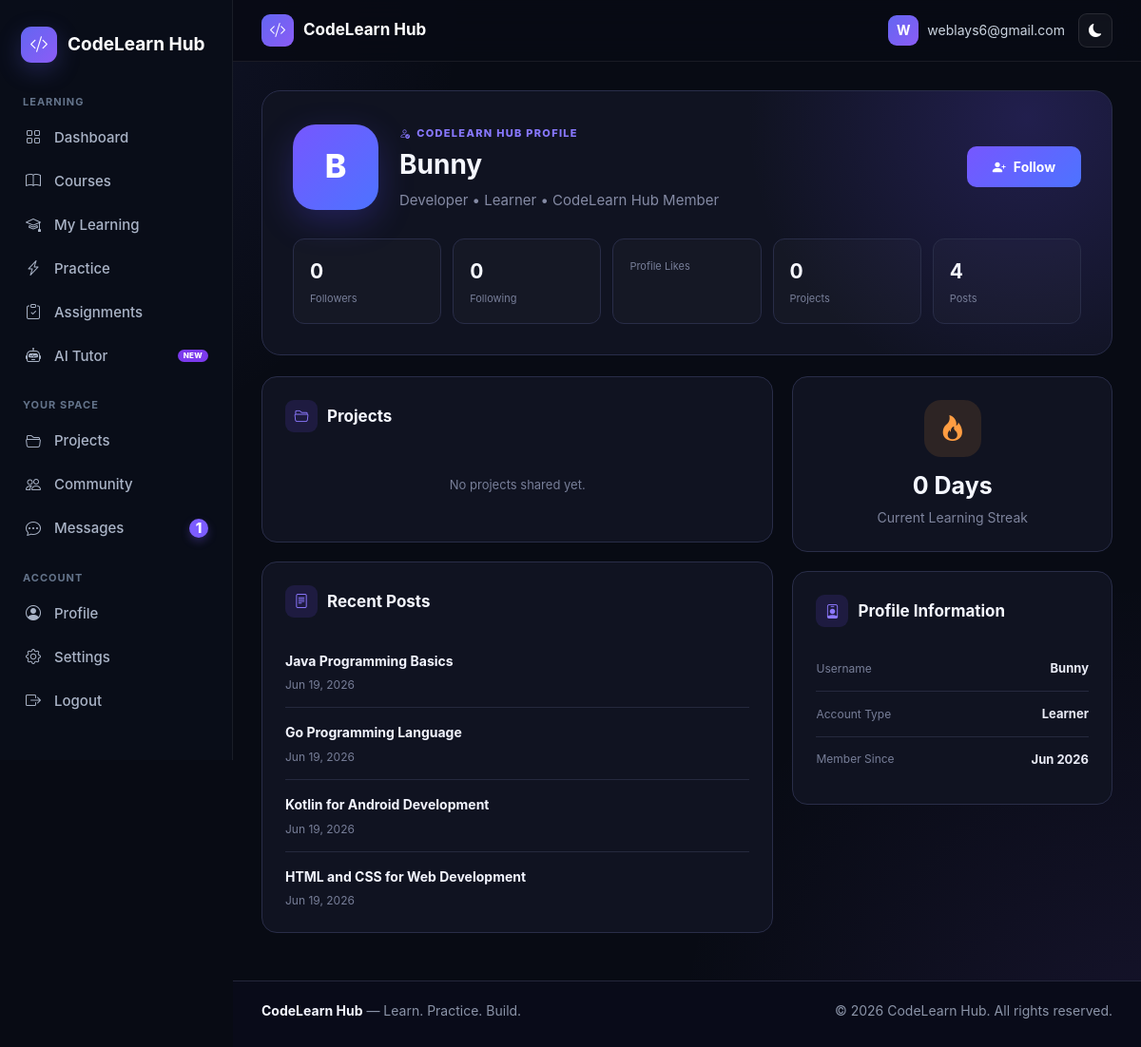
The page /profile/3/ (signed in) on the database its author committed.
### blog/models.py (models this page shows, shortened)
class Post(models.Model):
    STATUS_CHOICES = [
        ('DRAFT', 'Draft'),
        ('PUBLISHED', 'Published'),
        ('ARCHIVED', 'Archived'),
    ]
    CATEGORY_CHOICES = [
        ('Python', 'Python'),
        ('Django', 'Django'),
        ('AI', 'AI'),
        ('Java', 'Java'),
        ('JavaScript', 'JavaScript'),
        ('C++', 'C++'),
        ('C#', 'C#'),
        ('PHP', 'PHP'),
        ('Ruby', 'Ruby'),
        ('Go', 'Go'),
        ('Swift', 'Swift'),
        ('Kotlin', 'Kotlin'),
        ('Rust', 'Rust'),
        ('TypeScript', 'TypeScript'),
        ('SQL', 'SQL'),
        ('HTML/CSS', 'HTML/CSS'),
        ('Other', 'Other'),
    ]
    DIFFICULTY_CHOICES = [
        ('Beginner', 'Beginner'),
        ('Intermediate', 'Intermediate'),
        ('Advanced', 'Advanced'),
    ]
    title = models.CharField(
        max_length=100
    )
    category = models.CharField(
        max_length=20,
        choices=CATEGORY_CHOICES,
        default='Python'
    )
    description = models.TextField(
        blank=True
    )
    difficulty = models.CharField(
        max_length=20,
        choices=DIFFICULTY_CHOICES,
        default='Beginner'
    )
    what_you_learn = models.TextField(
        blank=True
    )
    content = models.TextField()
    status = models.CharField(
        max_length=20,
        choices=STATUS_CHOICES,
        default='PUBLISHED',
    )
    sequential_learning = models.BooleanField(default=False)
    image = models.ImageField(
        upload_to='posts/',
        blank=True,
        null=True
    )
    author = models.ForeignKey(
        User,
        on_delete=models.CASCADE
    )
    created_at = models.DateTimeField(
        auto_now_add=True
    )

### blog/views.py (the view)
@login_required
def user_profile(request, user_id):
    profile_user = get_object_or_404(
        User,
        id=user_id
    )
    posts = Post.objects.filter(
        author=profile_user
    ).order_by("-created_at")
    projects = Project.objects.filter(
        owner=profile_user
    ).order_by("-created_at")
    user_profile, created = UserProfile.objects.get_or_create(
        user=profile_user
    )
    follower_count = FollowRequest.objects.filter(
        receiver=profile_user,
        status="ACCEPTED"
    ).count()
    following_count = FollowRequest.objects.filter(
        sender=profile_user,
        status="ACCEPTED"
    ).count()
    is_owner = request.user == profile_user
    is_following = FollowRequest.objects.filter(
        sender=request.user,
        receiver=profile_user,
        status="ACCEPTED"
    ).exists()
    outgoing_pending = FollowRequest.objects.filter(
        sender=request.user,
        receiver=profile_user,
        status="PENDING"
    ).exists()
    incoming_request = FollowRequest.objects.filter(
            sender=profile_user,
            receiver=request.user,
            status="PENDING"
    ).first()
    incoming_pending = incoming_request is not None
    context = {
        "profile_user": profile_user,
        "user_profile": user_profile,
        "posts": posts,
        "projects": projects,
        "post_count": posts.count(),
        "project_count": projects.count(),
        "follower_count": follower_count,
        "following_count": following_count,
        "is_owner": is_owner,
        "is_following": is_following,
        "outgoing_pending": outgoing_pending,
        "incoming_pending": incoming_pending,
        "incoming_request_id": (
            incoming_request.id
            if incoming_request
            else None
),
    }
    return render(
        request,
        "blog/user_profile.html",
        context
    )

### blog/context_processors.py (called while the page is built)
def site_name(request):
    return {
        "SITE_NAME": settings.SITE_NAME
    }

def unread_message_count(request):
    if not request.user.is_authenticated:
        return {
            "UNREAD_MESSAGE_COUNT": 0
        }
    count = Message.objects.filter(
        Q(conversation__project_owner=request.user) |
        Q(conversation__participant=request.user),
        is_read=False
    ).exclude(
        sender=request.user
    ).count()
    return {
        "UNREAD_MESSAGE_COUNT": count
    }

### templates/blog/user_profile.html (shortened to what this page needs)
{% extends "blog/base.html" %}
{% load static %}
{% block content %}
<div class="user-profile-page">
    <section class="user-profile-hero">
        <div class="user-profile-main">
            <div class="user-profile-avatar">
                {{ profile_user.username|first|upper }}
            </div>
            <div class="user-profile-info">
                <div class="user-profile-label">
                    <i class="bi bi-person-check"></i>
                    CodeLearn Hub Profile
                </div>
                <h1>
                    {{ profile_user.username }}
                </h1>
                <p>
                    Developer • Learner • CodeLearn Hub Member
                </p>
            </div>
            {% if not is_owner %}
            <div class="profile-action-group">
                {% if is_following %}
                    <button
                        type="button"
                        class="profile-connect-btn profile-follow-btn following"
                        data-action="unfollow"
                        data-url="{% url 'blog:unfollow_user' profile_user.id %}"
                    >
                        <i class="bi bi-person-check-fill"></i>
                        Following
                    </button>
                {% else %}
                    <button
                        type="button"
                        class="profile-connect-btn profile-follow-btn"
                        data-action="follow"
                        data-url="{% url 'blog:send_follow_request' profile_user.id %}"
                    >
                        <i class="bi bi-person-plus-fill"></i>
                        Follow
                    </button>
                {% endif %}
            </div>
            {% endif %}
        </div>
        <div class="profile-stats">
            <div class="profile-stat">
                <strong>
                    {{ follower_count }}
                </strong>
                <span>
                    Followers
                </span>
            </div>
            <div class="profile-stat">
                <strong>
                    {{ following_count }}
                </strong>
                <span>
                    Following
                </span>
            </div>
            <div class="profile-stat">
                <span>
                    Profile Likes
                </span>
            </div>
            <div class="profile-stat">
                <strong>
                    {{ project_count }}
                </strong>
                <span>
                    Projects
                </span>
            </div>
            <div class="profile-stat">
                <strong>
                    {{ post_count }}
                </strong>
                <span>
                    Posts
                </span>
            </div>
        </div>
    </section>
    <div class="profile-content-grid">
        <div>
            <section class="profile-card">
                <div class="profile-card-header">
                    <i class="bi bi-folder2-open"></i>
                    <h2>
                        Projects
                    </h2>
                </div>
                {% for project in projects %}
                <div class="profile-project">
                    <div class="profile-project-info">
                        <strong>
                            {{ project.title }}
                        </strong>
                        <span>
                            {{ project.short_description }}
                        </span>
                    </div>
                    <a
                        href="{% url 'blog:project_detail' project.pk %}"
                        class="profile-project-link"
                        title="View Project"
                    >
                        <i class="bi bi-arrow-up-right"></i>
                    </a>
                </div>
                {% empty %}
                <div class="profile-empty">
                    No projects shared yet.
                </div>
                {% endfor %}
            </section>
            <section class="profile-card">
                <div class="profile-card-header">
                    <i class="bi bi-file-text"></i>
                    <h2>
                        Recent Posts
                    </h2>
                </div>
                {% for post in posts %}
                <div class="profile-project">
                    <div class="profile-project-info">
                        <strong>
                            {{ post.title }}
                        </strong>
                        <span>
                            {{ post.created_at|date:"M d, Y" }}
                        </span>
                    </div>
                </div>
                {% empty %}
                <div class="profile-empty">
                    No posts yet.
                </div>
                {% endfor %}
            </section>
        </div>
        <div>
            <section class="profile-card streak-card">
                <div class="streak-icon">
                    <i class="bi bi-fire"></i>
                </div>
                <h3>
                    0 Days
                </h3>
                <p>
                    Current Learning Streak
                </p>
            </section>
            <section class="profile-card">
                <div class="profile-card-header">
                    <i class="bi bi-person-badge"></i>
                    <h2>
                        Profile Information
                    </h2>
                </div>
                <div class="profile-info-row">
                    <span>
                        Username
                    </span>
                    <strong>
                        {{ profile_user.username }}
                    </strong>
                </div>
                <div class="profile-info-row">
                    <span>
                        Account Type
                    </span>
                    <strong>
                        Learner
                    </strong>
                </div>
                <div class="profile-info-row">
                    <span>
                        Member Since
                    </span>
                    <strong>
                        {{ profile_user.date_joined|date:"M Y" }}
                    </strong>
                </div>
            </section>
        </div>
    </div>
</div>
{% endblock %}

### templates/blog/includes/navbar.html
<nav class="top-navbar">
    <div class="top-navbar-left">
        <a href="{% url 'blog:dashboard' %}" class="navbar-brand">
            <div class="navbar-brand-icon">
                <i class="bi bi-code-slash"></i>
            </div>
           <span>{{ SITE_NAME }}</span>
        </a>
    </div>
    <div class="top-navbar-right">
        {% if user.is_authenticated %}
            <div class="navbar-user">
                <div class="navbar-avatar">
                    {{ user.email|first|upper }}
                </div>
                <span>
                    {{ user.email }}
                </span>
            </div>
        {% endif %}
        <button
            type="button"
            class="theme-toggle"
            id="themeToggle"
            onclick="toggleTheme()"
            aria-label="Toggle theme"
        >
            <i class="bi bi-moon-fill" id="themeIcon"></i>
        </button>
    </div>
</nav>

### static/css/global.css (style rules this page uses)
* { box-sizing: border-box; }
html { scroll-behavior: smooth; }
body { margin: 0; min-height: 100vh; font-family: Inter, Arial, sans-serif; font-size: 15px; line-height: 1.6; background: radial-gradient( circle at top left, rgba(99, 102, 241, 0.12), transparent 30% ), radial-gradient( circle at bottom right, rgba(139, 92, 246, 0.10), transparent 30% ), #080b14; color: #f8fafc; }
a, a:hover, a:focus, a:active { text-decoration: none !important; }
p { font-size: 15px; line-height: 1.65; }
button, input, select, textarea { font-family: inherit; font-size: 14px; }
.top-navbar { position: sticky; top: 0; z-index: 900; height: 65px; margin-left: 245px; padding: 0 30px; display: flex; align-items: center; justify-content: space-between; background: rgba(8, 11, 20, 0.90); border-bottom: 1px solid rgba(255, 255, 255, 0.07); backdrop-filter: blur(14px); }
.navbar-brand { display: flex; align-items: center; gap: 10px; color: #fff; font-size: 18px; font-weight: 700; }
.navbar-brand-icon { width: 34px; height: 34px; display: flex; align-items: center; justify-content: center; border-radius: 9px; background: linear-gradient( 135deg, #6366f1, #8b5cf6 ); color: white; }
.top-navbar-right { display: flex; align-items: center; gap: 14px; }
.navbar-user { display: flex; align-items: center; gap: 9px; color: #cbd5e1; font-size: 14px; }
.navbar-avatar { width: 32px; height: 32px; display: flex; align-items: center; justify-content: center; border-radius: 9px; background: linear-gradient( 135deg, #6366f1, #8b5cf6 ); color: white; font-weight: 700; }
.theme-toggle { width: 36px; height: 36px; display: flex; align-items: center; justify-content: center; border: 1px solid rgba(255, 255, 255, 0.10); border-radius: 9px; background: rgba(255, 255, 255, 0.04); color: white; cursor: pointer; transition: 0.2s ease; }
.main-content p { font-size: 15px !important; line-height: 1.65 !important; }
.main-content button, .main-content .btn, .main-content .primary-btn, .main-content .secondary-btn, .main-content .action-btn, .main-content .view-btn, .main-content .open-btn { font-size: 14px; }
.top-navbar, .navbar-user { font-size: 14px; }
.main-content h2 { font-size: 20px; line-height: 1.3; }
.main-content h3 { font-size: 17px; line-height: 1.35; }
main.main-content p { font-size: 15px !important; line-height: 1.65 !important; }
main.main-content span:not(.badge):not(.new-badge):not(.status):not(.tag):not(.chip) { line-height: 1.45; }
main.main-content button, main.main-content input, main.main-content select, main.main-content textarea { font-size: 14px !important; }
main.main-content i.bi { font-size: revert; }
html, body { scrollbar-width: none !important; -ms-overflow-style: none !important; }

### static/css/theme.css (style rules this page uses)
:root { --bg: #080b14; --bg-secondary: #0f1422; --card: rgba(17, 24, 39, 0.88); --card-solid: #111827; --text: #f8fafc; --text-secondary: #cbd5e1; --muted: #94a3b8; --dim: #64748b; --border: rgba(255, 255, 255, 0.08); --primary: #6366f1; --primary-dark: #4f46e5; --purple: #8b5cf6; --shadow: rgba(0, 0, 0, 0.25); }

### static/css/readability.css (style rules this page uses)
:root { --readable-body-size: 15px; --readable-secondary-size: 14px; }
body { font-size: var(--readable-body-size); line-height: 1.6; }
.main-content p { font-size: var(--readable-body-size) !important; line-height: 1.65 !important; }
.top-navbar, .navbar-user { font-size: 14px; }
.navbar-brand { font-size: 17px; }
.main-content button { font-size: 14px; }
.main-content [class*="card"] p { font-size: var(--readable-secondary-size) !important; line-height: 1.6 !important; }
.bi, [class^="bi-"], [class*=" bi-"] { line-height: 1; }

### rows shown on the page
Post: title "Java Programming Basics", created_at "Jun 19, 2026"
Post: title "Go Programming Language", created_at "Jun 19, 2026"
Post: title "Kotlin for Android Development", created_at "Jun 19, 2026"
Post: title "HTML and CSS for Web Development", created_at "Jun 19, 2026"

### other values the page prints
{{ SITE_NAME }} "CodeLearn Hub"
{{ user.email|first|upper }} "W"
{{ user.email }} "weblays6@gmail.com"
{{ UNREAD_MESSAGE_COUNT }} "1"
{{ profile_user.username|first|upper }} "B"
{{ profile_user.username }} "Bunny"
{{ follower_count }} "0"
{{ following_count }} "0"
{{ project_count }} "0"
{{ post_count }} "4"
{{ profile_user.date_joined|date:"M Y" }} "Jun 2026"
